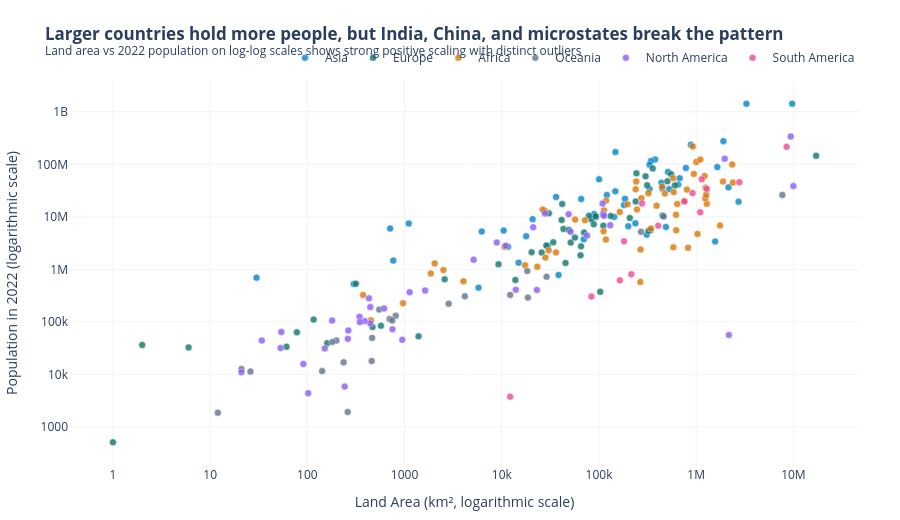

Here is the notebook cell this chart was saved with:
### Markdown cell above
**Chart choice & justification:** *Which chart did you choose, and why? Justify design choices.

**Chart choice:** Scatter plot (log-log scale).

**Justification:**
- **Why this chart:** The question examines the bivariate relationship between two continuous variables (land area vs 2022 population) and asks for specific outliers breaking the trend across continents.
- **Design choices:** Both land area and population span over 6 orders of magnitude (from microstates < 10 km² to Russia at 17M km²; Vatican City at 500 people to China at 1.4B). Log scales on both axes are essential to unclamp the data and reveal the underlying positive power-law relationship. Continents are encoded with a distinct CVD-safe palette. Direct annotations highlight the major pattern-breakers: China/India and Bangladesh far above trend, and Greenland, Australia, and Canada far below.

### Code cell
# Q3: 
palette_continents = {
    'Asia': '#0284c7',
    'Africa': '#d97706',
    'Europe': '#0f766e',
    'North America': '#8b5cf6',
    'South America': '#ec4899',
    'Oceania': '#64748b'
}

fig3 = px.scatter(
    df, x='Area', y='2022 Population', color='Continent',
    color_discrete_map=palette_continents,
    hover_name='Country',
    log_x=True, log_y=True,
    title="<b>Larger countries hold more people, but India, China, and microstates break the pattern</b><br><sup>Land area vs 2022 population on log-log scales shows strong positive scaling with distinct outliers</sup>"
)

fig3.update_traces(marker=dict(size=7, opacity=0.8, line=dict(width=0.5, color='#ffffff')))


outliers_q3 = [
    ('China', "China & India:<br>Huge population (>1.4B) far above trend", -20, -30),
    ('Singapore', "Singapore:<br>Extreme density (8.4k/km²)", 25, -25),
    ('Greenland', "Greenland:<br>Massive land (2.1M km²), only 56k people", -20, 25),
    ('Australia', "Australia:<br>Large continent, sparse", 20, 20),
    ('Bangladesh', "Bangladesh:<br>171M in compact area", -25, 20)
]

for country, label, ax, ay in outliers_q3:
    row = df[df['Country'] == country]
    if not row.empty:
        r = row.iloc[0]
        fig3.add_annotation(
            x=r['Area'], y=r['2022 Population'],
            text=label,
            showarrow=True, arrowhead=2, arrowsize=1, arrowwidth=1.2, arrowcolor='#475569',
            ax=ax, ay=ay,
            font=dict(size=9, color='#1e293b'),
            bgcolor='rgba(255,255,255,0.85)',
            bordercolor='#cbd5e1', borderwidth=0.8
        )

fig3.update_layout(
    template='plotly_white',
    xaxis=dict(title='Land Area (km², logarithmic scale)', showgrid=True, gridcolor='#f1f5f9'),
    yaxis=dict(title='Population in 2022 (logarithmic scale)', showgrid=True, gridcolor='#f1f5f9'),
    legend=dict(title='', orientation='h', yanchor='bottom', y=1.02, xanchor='right', x=1),
    margin=dict(l=60, r=40, t=80, b=50),
    height=520
)

fig3.show()

### Figure 1 — Plotly figure (JSON) as saved in the notebook; plotly's stock layout.template omitted (floating-point values rounded to 4 significant figures)
{"data": [{"hovertemplate": "<b>%{hovertext}</b><br><br>Continent=Asia<br>Area=%{x}<br>2022 Population=%{y}<extra></extra>", "hovertext": ["Afghanistan", "Armenia", "Azerbaijan", "Bahrain", "Bangladesh", "Bhutan", "Brunei", "Cambodia", "China", "Georgia", "Hong Kong", "India", "Indonesia", "Iran", "Iraq", "Israel", "Japan", "Jordan", "Kazakhstan", "Kuwait", "Kyrgyzstan", "Laos", "Lebanon", "Macau", "Malaysia", "Maldives", "Mongolia", "Myanmar", "Nepal", "North Korea", "Oman", "Pakistan", "Palestine", "Philippines", "Qatar", "Saudi Arabia", "Singapore", "South Korea", "Sri Lanka", "Syria", "Taiwan", "Tajikistan", "Thailand", "Timor-Leste", "Turkey", "Turkmenistan", "United Arab Emirates", "Uzbekistan", "Vietnam", "Yemen"], "legendgroup": "Asia", "marker": {"color": "#0284c7", "line": {"color": "#ffffff", "width": 0.5}, "opacity": 0.8, "size": 7, "symbol": "circle"}, "mode": "markers", "name": "Asia", "orientation": "v", "showlegend": true, "type": "scatter", "x": [652230, 29743, 86600, 765, 147570, 38394, 5765, 181035, 9706961, 69700, 1104, 3287590, 1904569, 1648195, 438317, 20770, 377930, 89342, 2724900, 17818, 199951, 236800, 10452, 30, 330803, 300, 1564110, 676578, 147181, 120538, 309500, 881912, 6220, 342353, 11586, 2149690, 710, 100210, 65610, 185180, 36193, 143100, 513120, 14874, 783562, 488100, 83600, 447400, 331212, 527968], "xaxis": "x", "y": [41128771, 2780469, 10358074, 1472233, 171186372, 782455, 449002, 16767842, 1425887337, 3744385, 7488865, 1417173173, 275501339, 88550570, 44496122, 9038309, 123951692, 11285869, 19397998, 4268873, 6630623, 7529475, 5489739, 695168, 33938221, 523787, 3398366, 54179306, 30547580, 26069416, 4576298, 235824862, 5250072, 115559009, 2695122, 36408820, 5975689, 51815810, 21832143, 22125249, 23893394, 9952787, 71697030, 1341296, 85341241, 6430770, 9441129, 34627652, 98186856, 33696614], "yaxis": "y"}, {"hovertemplate": "<b>%{hovertext}</b><br><br>Continent=Europe<br>Area=%{x}<br>2022 Population=%{y}<extra></extra>", "hovertext": ["Albania", "Andorra", "Austria", "Belarus", "Belgium", "Bosnia and Herzegovina", "Bulgaria", "Croatia", "Cyprus", "Czech Republic", "Denmark", "Estonia", "Faroe Islands", "Finland", "France", "Germany", "Gibraltar", "Greece", "Guernsey", "Hungary", "Iceland", "Ireland", "Isle of Man", "Italy", "Jersey", "Latvia", "Liechtenstein", "Lithuania", "Luxembourg", "Malta", "Moldova", "Monaco", "Montenegro", "Netherlands", "North Macedonia", "Norway", "Poland", "Portugal", "Romania", "Russia", "San Marino", "Serbia", "Slovakia", "Slovenia", "Spain", "Sweden", "Switzerland", "Ukraine", "United Kingdom", "Vatican City"], "legendgroup": "Europe", "marker": {"color": "#0f766e", "line": {"color": "#ffffff", "width": 0.5}, "opacity": 0.8, "size": 7, "symbol": "circle"}, "mode": "markers", "name": "Europe", "orientation": "v", "showlegend": true, "type": "scatter", "x": [28748, 468, 83871, 207600, 30528, 51209, 110879, 56594, 9251, 78865, 43094, 45227, 1393, 338424, 551695, 357114, 6, 131990, 78, 93028, 103000, 70273, 572, 301336, 116, 64559, 160, 65300, 2586, 316, 33846, 2, 13812, 41850, 25713, 323802, 312679, 92090, 238391, 17098242, 61, 88361, 49037, 20273, 505992, 450295, 41284, 603500, 242900, 1], "xaxis": "x", "y": [2842321, 79824, 8939617, 9534954, 11655930, 3233526, 6781953, 4030358, 1251488, 10493986, 5882261, 1326062, 53090, 5540745, 64626628, 83369843, 32649, 10384971, 63301, 9967308, 372899, 5023109, 84519, 59037474, 110778, 1850651, 39327, 2750055, 647599, 533286, 3272996, 36469, 627082, 17564014, 2093599, 5434319, 39857145, 10270865, 19659267, 144713314, 33660, 7221365, 5643453, 2119844, 47558630, 10549347, 8740472, 39701739, 67508936, 510], "yaxis": "y"}, {"hovertemplate": "<b>%{hovertext}</b><br><br>Continent=Africa<br>Area=%{x}<br>2022 Population=%{y}<extra></extra>", "hovertext": ["Algeria", "Angola", "Benin", "Botswana", "Burkina Faso", "Burundi", "Cameroon", "Cape Verde", "Central African Republic", "Chad", "Comoros", "Djibouti", "DR Congo", "Egypt", "Equatorial Guinea", "Eritrea", "Eswatini", "Ethiopia", "Gabon", "Gambia", "Ghana", "Guinea", "Guinea-Bissau", "Ivory Coast", "Kenya", "Lesotho", "Liberia", "Libya", "Madagascar", "Malawi", "Mali", "Mauritania", "Mauritius", "Mayotte", "Morocco", "Mozambique", "Namibia", "Niger", "Nigeria", "Republic of the Congo", "Reunion", "Rwanda", "Sao Tome and Principe", "Senegal", "Seychelles", "Sierra Leone", "Somalia", "South Africa", "South Sudan", "Sudan", "Tanzania", "Togo", "Tunisia", "Uganda", "Western Sahara", "Zambia", "Zimbabwe"], "legendgroup": "Africa", "marker": {"color": "#d97706", "line": {"color": "#ffffff", "width": 0.5}, "opacity": 0.8, "size": 7, "symbol": "circle"}, "mode": "markers", "name": "Africa", "orientation": "v", "showlegend": true, "type": "scatter", "x": [2381741, 1246700, 112622, 582000, 272967, 27834, 475442, 4033, 622984, 1284000, 1862, 23200, 2344858, 1002450, 28051, 117600, 17364, 1104300, 267668, 10689, 238533, 245857, 36125, 322463, 580367, 30355, 111369, 1759540, 587041, 118484, 1240192, 1030700, 2040, 374, 446550, 801590, 825615, 1267000, 923768, 342000, 2511, 26338, 964, 196722, 452, 71740, 637657, 1221037, 619745, 1886068, 945087, 56785, 163610, 241550, 266000, 752612, 390757], "xaxis": "x", "y": [44903225, 35588987, 13352864, 2630296, 22673762, 12889576, 27914536, 593149, 5579144, 17723315, 836774, 1120849, 99010212, 110990103, 1674908, 3684032, 1201670, 123379924, 2388992, 2705992, 33475870, 13859341, 2105566, 28160542, 54027487, 2305825, 5302681, 6812341, 29611714, 20405317, 22593590, 4736139, 1299469, 326101, 37457971, 32969517, 2567012, 26207977, 218541212, 5970424, 974052, 13776698, 227380, 17316449, 107118, 8605718, 17597511, 59893885, 10913164, 46874204, 65497748, 8848699, 12356117, 47249585, 575986, 20017675, 16320537], "yaxis": "y"}, {"hovertemplate": "<b>%{hovertext}</b><br><br>Continent=Oceania<br>Area=%{x}<br>2022 Population=%{y}<extra></extra>", "hovertext": ["American Samoa", "Australia", "Cook Islands", "Fiji", "French Polynesia", "Guam", "Kiribati", "Marshall Islands", "Micronesia", "Nauru", "New Caledonia", "New Zealand", "Niue", "Northern Mariana Islands", "Palau", "Papua New Guinea", "Samoa", "Solomon Islands", "Tokelau", "Tonga", "Tuvalu", "Vanuatu", "Wallis and Futuna"], "legendgroup": "Oceania", "marker": {"color": "#64748b", "line": {"color": "#ffffff", "width": 0.5}, "opacity": 0.8, "size": 7, "symbol": "circle"}, "mode": "markers", "name": "Oceania", "orientation": "v", "showlegend": true, "type": "scatter", "x": [199, 7692024, 236, 18272, 4167, 549, 811, 181, 702, 21, 18575, 270467, 260, 464, 459, 462840, 2842, 28896, 12, 747, 26, 12189, 142], "xaxis": "x", "y": [44273, 26177413, 17011, 929766, 306279, 171774, 131232, 41569, 114164, 12668, 289950, 5185288, 1934, 49551, 18055, 10142619, 222382, 724273, 1871, 106858, 11312, 326740, 11572], "yaxis": "y"}, {"hovertemplate": "<b>%{hovertext}</b><br><br>Continent=North America<br>Area=%{x}<br>2022 Population=%{y}<extra></extra>", "hovertext": ["Anguilla", "Antigua and Barbuda", "Aruba", "Bahamas", "Barbados", "Belize", "Bermuda", "British Virgin Islands", "Canada", "Cayman Islands", "Costa Rica", "Cuba", "Curacao", "Dominica", "Dominican Republic", "El Salvador", "Greenland", "Grenada", "Guadeloupe", "Guatemala", "Haiti", "Honduras", "Jamaica", "Martinique", "Mexico", "Montserrat", "Nicaragua", "Panama", "Puerto Rico", "Saint Barthelemy", "Saint Kitts and Nevis", "Saint Lucia", "Saint Martin", "Saint Pierre and Miquelon", "Saint Vincent and the Grenadines", "Sint Maarten", "Trinidad and Tobago", "Turks and Caicos Islands", "United States", "United States Virgin Islands"], "legendgroup": "North America", "marker": {"color": "#8b5cf6", "line": {"color": "#ffffff", "width": 0.5}, "opacity": 0.8, "size": 7, "symbol": "circle"}, "mode": "markers", "name": "North America", "orientation": "v", "showlegend": true, "type": "scatter", "x": [91, 442, 180, 13943, 430, 22966, 54, 151, 9984670, 264, 51100, 109884, 444, 751, 48671, 21041, 2166086, 344, 1628, 108889, 27750, 112492, 10991, 1128, 1964375, 102, 130373, 75417, 8870, 21, 261, 616, 53, 242, 389, 34, 5130, 948, 9372610, 347], "xaxis": "x", "y": [15857, 93763, 106445, 409984, 281635, 405272, 64184, 31305, 38454327, 68706, 5180829, 11212191, 191163, 72737, 11228821, 6336392, 56466, 125438, 395752, 17843908, 11584996, 10432860, 2827377, 367507, 127504125, 4390, 6948392, 4408581, 3252407, 10967, 47657, 179857, 31791, 5862, 103948, 44175, 1531044, 45703, 338289857, 99465], "yaxis": "y"}, {"hovertemplate": "<b>%{hovertext}</b><br><br>Continent=South America<br>Area=%{x}<br>2022 Population=%{y}<extra></extra>", "hovertext": ["Argentina", "Bolivia", "Brazil", "Chile", "Colombia", "Ecuador", "Falkland Islands", "French Guiana", "Guyana", "Paraguay", "Peru", "Suriname", "Uruguay", "Venezuela"], "legendgroup": "South America", "marker": {"color": "#ec4899", "line": {"color": "#ffffff", "width": 0.5}, "opacity": 0.8, "size": 7, "symbol": "circle"}, "mode": "markers", "name": "South America", "orientation": "v", "showlegend": true, "type": "scatter", "x": [2780400, 1098581, 8515767, 756102, 1141748, 276841, 12173, 83534, 214969, 406752, 1285216, 163820, 181034, 916445], "xaxis": "x", "y": [45510318, 12224110, 215313498, 19603733, 51874024, 18001000, 3780, 304557, 808726, 6780744, 34049588, 618040, 3422794, 28301696], "yaxis": "y"}], "layout": {"annotations": [{"arrowcolor": "#475569", "arrowhead": 2, "arrowsize": 1, "arrowwidth": 1.2, "ax": -20, "ay": -30, "bgcolor": "rgba(255,255,255,0.85)", "bordercolor": "#cbd5e1", "borderwidth": 0.8, "font": {"color": "#1e293b", "size": 9}, "showarrow": true, "text": "China & India:<br>Huge population (>1.4B) far above trend", "x": 9706961, "y": 1425887337}, {"arrowcolor": "#475569", "arrowhead": 2, "arrowsize": 1, "arrowwidth": 1.2, "ax": 25, "ay": -25, "bgcolor": "rgba(255,255,255,0.85)", "bordercolor": "#cbd5e1", "borderwidth": 0.8, "font": {"color": "#1e293b", "size": 9}, "showarrow": true, "text": "Singapore:<br>Extreme density (8.4k/km²)", "x": 710, "y": 5975689}, {"arrowcolor": "#475569", "arrowhead": 2, "arrowsize": 1, "arrowwidth": 1.2, "ax": -20, "ay": 25, "bgcolor": "rgba(255,255,255,0.85)", "bordercolor": "#cbd5e1", "borderwidth": 0.8, "font": {"color": "#1e293b", "size": 9}, "showarrow": true, "text": "Greenland:<br>Massive land (2.1M km²), only 56k people", "x": 2166086, "y": 56466}, {"arrowcolor": "#475569", "arrowhead": 2, "arrowsize": 1, "arrowwidth": 1.2, "ax": 20, "ay": 20, "bgcolor": "rgba(255,255,255,0.85)", "bordercolor": "#cbd5e1", "borderwidth": 0.8, "font": {"color": "#1e293b", "size": 9}, "showarrow": true, "text": "Australia:<br>Large continent, sparse", "x": 7692024, "y": 26177413}, {"arrowcolor": "#475569", "arrowhead": 2, "arrowsize": 1, "arrowwidth": 1.2, "ax": -25, "ay": 20, "bgcolor": "rgba(255,255,255,0.85)", "bordercolor": "#cbd5e1", "borderwidth": 0.8, "font": {"color": "#1e293b", "size": 9}, "showarrow": true, "text": "Bangladesh:<br>171M in compact area", "x": 147570, "y": 171186372}], "height": 520, "legend": {"orientation": "h", "title": {"text": ""}, "tracegroupgap": 0, "x": 1, "xanchor": "right", "y": 1.02, "yanchor": "bottom"}, "margin": {"b": 50, "l": 60, "r": 40, "t": 80}, "title": {"text": "<b>Larger countries hold more people, but India, China, and microstates break the pattern</b><br><sup>Land area vs 2022 population on log-log scales shows strong positive scaling with distinct outliers</sup>"}, "xaxis": {"anchor": "y", "domain": [0, 1], "gridcolor": "#f1f5f9", "showgrid": true, "title": {"text": "Land Area (km², logarithmic scale)"}, "type": "log"}, "yaxis": {"anchor": "x", "domain": [0, 1], "gridcolor": "#f1f5f9", "showgrid": true, "title": {"text": "Population in 2022 (logarithmic scale)"}, "type": "log"}}}
